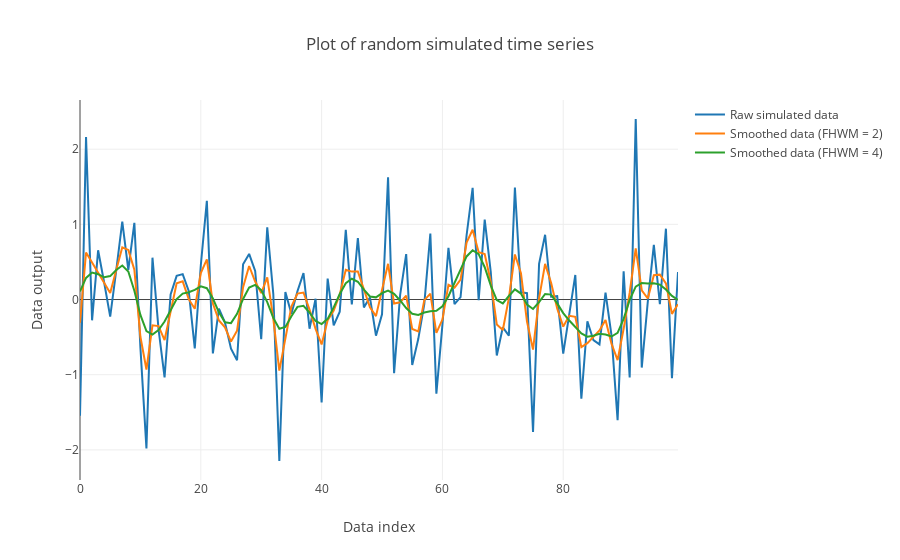

Here is the notebook cell this chart was saved with:
### Code cell
# Plot the raw and smoothed values from the kernel
data = [
    # Raw data
    go.Scatter(
    x = raw_data_df['x'],
    y = raw_data_df['y'], 
    name = 'Raw simulated data'
    ), 
    go.Scatter(
    x = smoothed_data_FHWM_2_df['x'],
    y = smoothed_data_FHWM_2_df['y'],
    name = 'Smoothed data (FHWM = 2)'
    ), 
    # Smoothed data with FHWM = 4
    go.Scatter(
    x = smoothed_data_FHWM_4_df['x'],
    y = smoothed_data_FHWM_4_df['y'],
    name = 'Smoothed data (FHWM = 4)'
    )]

layout2 = go.Layout(
    title = 'Plot of random simulated time series',
    xaxis = dict(
        title='Data index'),
    yaxis = dict(
        title='Data output')
    )

iplot({'data':data,'layout':layout2})# = layout2)
